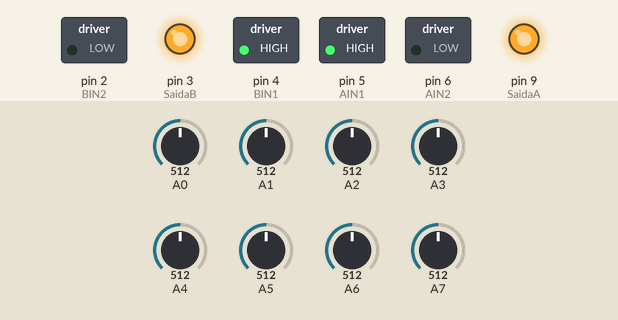
A sketch run on a simulated Arduino Nano, built with avr-gcc and run on an emulated ATmega328P. Parts: switched loads named in the sketch (green lamp = pin HIGH), output pins drawn as LEDs (lit = HIGH). The test bench sets the inputs (shaded band); at power-on: A4 = 512, A5 = 512, A6 = 512, A7 = 512, A0 = 512, A1 = 512, A2 = 512, A3 = 512. What the sketch prints to the serial monitor is not drawn.

Above: at 5.9 s.
6.0 s: A4 set to 590
At 6.16 s:
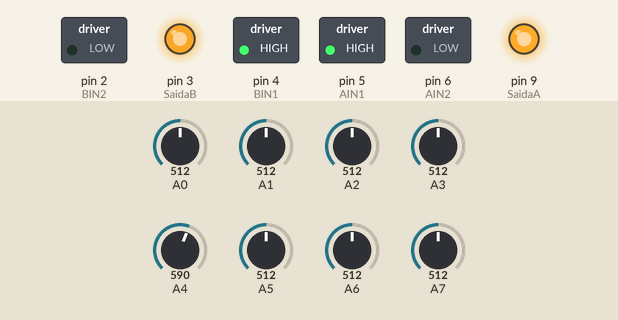
9.0 s: A5 set to 716
12.0 s: A6 set to 992
At 12.44 s:
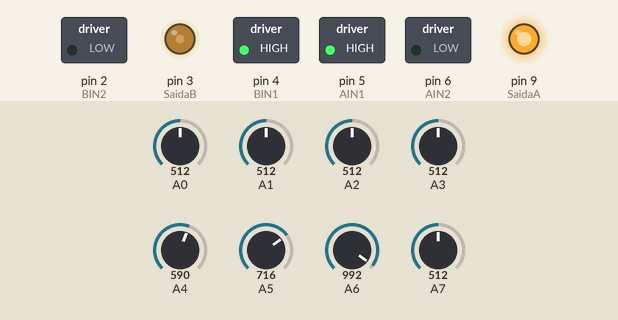
15.0 s: A7 set to 385
At 15.19 s:
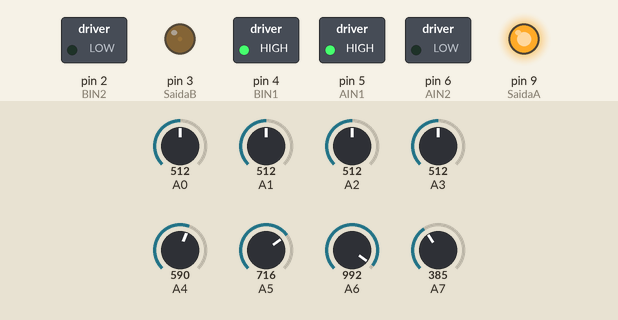
18.0 s: A7 set to 365
21.0 s: A6 set to 716
At 21.7 s:
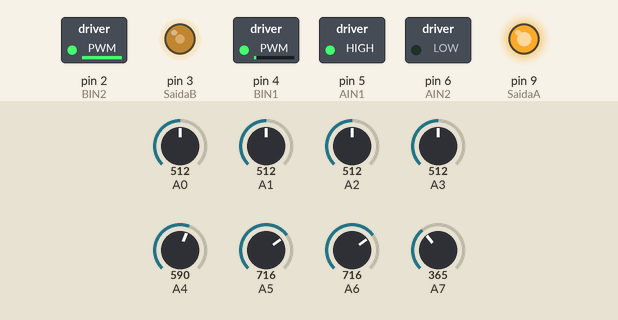
Timing chart, 0 to 30.2 s (numbered marks = the images above; inputs shaded):
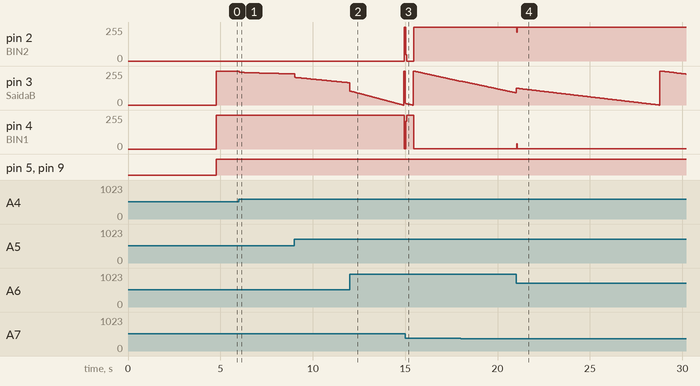

The sketch:

Agostinho-Line-Follower.ino
```cpp
#include <QTRSensors.h>
//Oscilando bastante durante a linha, porém não está saindo.
//https://github.com/Briza0407/Seguidor/blob/master/ChassiPlacaBom13.ino
unsigned int sensor_values[8];
//PWM        50       -----       60         -----     70       -----    80     -----     90          -----    100     -----      110*    -----     120   -------    130    -----    140    ----- 150 ------ 160 --------- 170           ----- 200      ---- 225           ----255
//Kp:      0.04     -----        0.04       -----     0.18     -----    0.19   -----     0.19      -----      0.19    -----      0.12  -----       0.12 ------      0.120  -----     0.12   -----     ------     ---------               ----- 0.13     -----  0.17        ----
//Ki:        0        -----       0          -----              -----           -----                 -----            -----             -----           ------            -----             -----     ------     ---------              ----- 0.0004   ------ 0.0007      ----
//Kd:      0.20     -----        0.3        -----     0.4    -----      0.9   -----      1.10         -----   1.11     -----     0.8 -----        -0.80 ------       0.9  -----      1.1       -----     ------     ---------            ----- 2.2      ------   1          ----
//Tensão:    -        -----      7.97        -----    7.67      -----    7.32   -----    8.2        -----   7.9      -----      7.9    -----      7.9 -------       7.95   -----     7.5        -----     ------     ---------           ------7.73(2)  --------  7.61 (2)    ----


int leitura1 = 0, leitura2 = 0, aux = 0, aux2 = 1023, pwm = 255, pwmi = 120, outBack = 3150;
double offset, erro , p, integral = 0, kp = 0.127, ki = 0.0003, i, Turn, kd = 1.8, d, erroAnterior = 0 ; //kp = 0.32, ki = 0, kd = 2.2
double MotorA = 0, MotorB = 0; //Valor de PWM dos motores de 0 a 255
#define SaidaA 9
#define SaidaB 3

#define BIN2 2
#define BIN1 4
#define AIN2 6
#define AIN1 5

QTRSensorsAnalog qtra((unsigned char[]) {A5, A4, A6, A7, A0, A1, A2, A3}, 8);

void setup() {
  pinMode(A0, INPUT);
  pinMode(A1, INPUT);
  pinMode(A2, INPUT);
  pinMode(A3, INPUT);
  pinMode(A4, INPUT);
  pinMode(A5, INPUT);
  pinMode(A6, INPUT);
  pinMode(A7, INPUT);
  pinMode(AIN1, OUTPUT);
  pinMode(AIN2, OUTPUT);
  pinMode(BIN1, OUTPUT);
  pinMode(BIN2, OUTPUT);
  pinMode(SaidaA, OUTPUT);
  pinMode(SaidaB, OUTPUT);

  Serial.begin(9600);
  //Serial.println("Iniciando calibração");
int i;
  analogWrite(SaidaA, 0);
  analogWrite(SaidaB, 0);
  for (i = 0; i < 140; i++)  // make the calibration take about 2 seconds
  {
    qtra.calibrate();
    delay(5);

    qtra.read(sensor_values);
    if(aux < sensor_values[0]){
      aux = sensor_values[0];
    }
    if(aux2 > sensor_values[0]){
      aux2 = sensor_values[0];
    }
  }

  offset = (aux + aux2)/2;

  Serial.print("Maior leitura:");
  Serial.println(aux);
  Serial.println("Menor leitura:");
  Serial.println(aux2);
  Serial.println("Terminando calibração");
}

void loop() {
  leitura1 = 0;
  leitura2 = 0;
  qtra.read(sensor_values);
  for(int i= 0; i<4; i++){
    leitura1 += sensor_values[i];
    leitura2 += sensor_values[i+4];
  }

  erro = leitura1 - leitura2;

  if(sensor_values[0] < 200){ // Robo muito fora da linha sensor_values[0] < 50
    while(sensor_values[3] > 580){
  digitalWrite(BIN2, LOW);
  digitalWrite(BIN1, HIGH);
  digitalWrite(AIN1, LOW);
  digitalWrite(AIN2, HIGH);
  analogWrite(SaidaA, pwmi);
  analogWrite(SaidaB, pwmi);
  qtra.read(sensor_values);
  leitura1 = 0; leitura2 = 0;
      for(int i= 0; i<4; i++){
  leitura1 += sensor_values[i];
  leitura2 += sensor_values[i+4];
  digitalWrite(13, HIGH);
      }
   }
  }
  if(sensor_values[7] < 200) {
    while(sensor_values[6] > 580){//sentido 2 sensor_values[8] < 50
  digitalWrite(BIN1, LOW);
  digitalWrite(BIN2, HIGH);
  digitalWrite(AIN2, LOW);
  digitalWrite(AIN1, HIGH);
  analogWrite(SaidaA, pwmi);
  analogWrite(SaidaB, pwmi);
  qtra.read(sensor_values);
  leitura1 = 0; leitura2 = 0;
      for(int i= 0; i<4; i++){
  leitura1 += sensor_values[i];
  leitura2 += sensor_values[i+4];
  digitalWrite(13, HIGH);
      }
    }
  }

  digitalWrite(13, LOW);
  p = erro * kp;

  integral += erro;
  i = ki * integral;

  d = kd * (erro - erroAnterior);

  erroAnterior = erro;
  Serial.println(leitura1);
  //Serial.println(erro);
  Turn = p + i + d;
  MotorA = pwm + Turn;
  MotorB = pwm - Turn;

  digitalWrite(BIN2, LOW);
  digitalWrite(BIN1, HIGH);
  digitalWrite(AIN2, LOW);
  digitalWrite(AIN1, HIGH);

  if(MotorA < 0){
     digitalWrite(AIN2, HIGH);
     digitalWrite(AIN1, LOW);

  }
  if(MotorB < 0){
    digitalWrite(BIN2, HIGH);
    digitalWrite(BIN1, LOW);
  }

  analogWrite(SaidaA, MotorA);
  analogWrite(SaidaB, MotorB);

}
```

Measured:
- after the input at 6.0 s, pin 3 (SaidaB): moves from 255/255 to 233/255 over 3.0 s, starting at once
- after the input at 12.0 s, pin 2 (BIN2): 0/255 → 254/255 after 3.0 s; pin 4 (BIN1): 255/255 → 1/255 after 3.0 s
- after the input at 15.0 s, pin 2 (BIN2): 254/255 → 0/255 at once, → 254/255 0.43 s later; pin 4 (BIN1): 1/255 → 255/255 at once, → 1/255 0.43 s later
- after the input at 21.0 s, pin 2 (BIN2): 254/255 → 214/255 at once, → 254/255 0.04 s later; pin 4 (BIN1): 1/255 → 41/255 at once, → 1/255 0.04 s later
